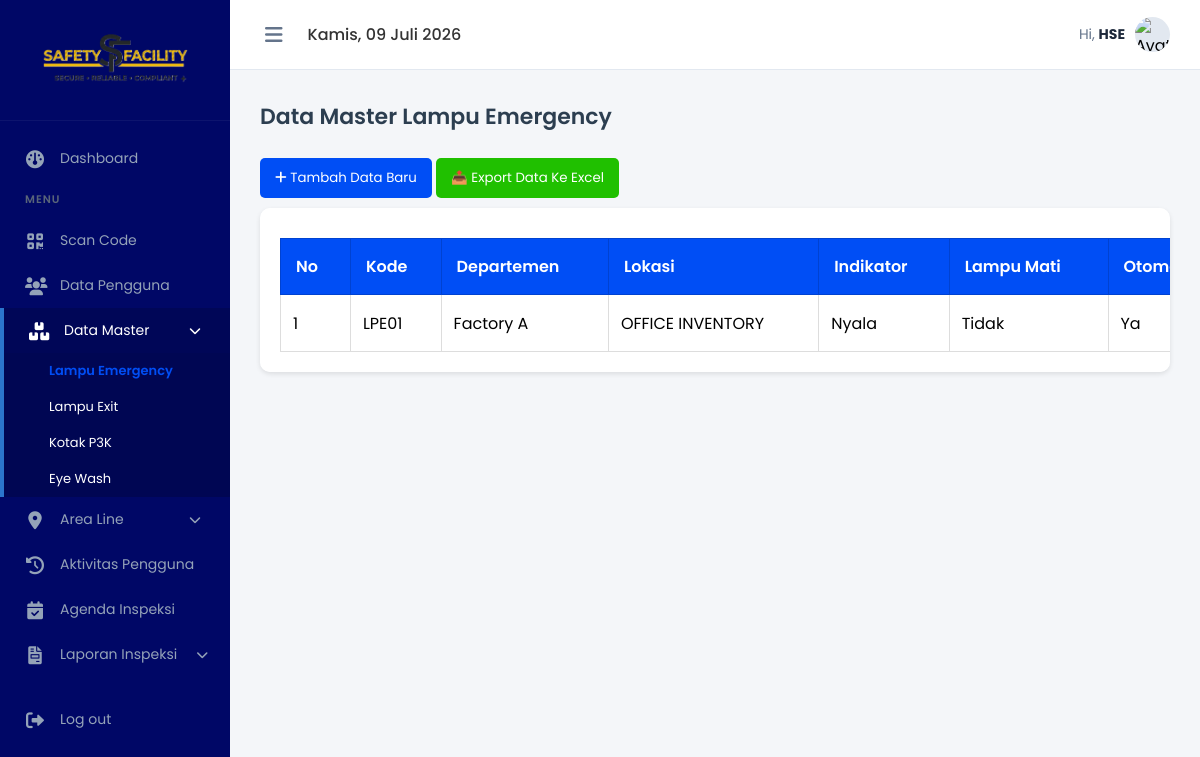
The page /admin/master_lampu.php?scan_id=1&action=scan_popup (signed in) on the database its author committed.
### tables this page shows
CREATE TABLE `master_lampu` (
  `id` int(11) NOT NULL,
  `code` varchar(50) NOT NULL,
  `line_area` varchar(100) DEFAULT NULL,
  `lokasi` varchar(255) NOT NULL,
  `indikator_mati_menyala` varchar(20) DEFAULT NULL,
  `lampu_mati` varchar(20) DEFAULT NULL,
  `nyala_otomatis` varchar(20) DEFAULT NULL,
  `kondisi` enum('baik','rusak','','') NOT NULL,
  `catatan` varchar(255) NOT NULL
);

### admin/master_lampu.php (the view, shortened to what this page needs)
<?php
global $koneksi;
$query = mysqli_query($koneksi, "SELECT ml.*, il.username, il.tanggal_inspeksi FROM master_lampu ml
    LEFT JOIN (
        SELECT code_lampu, username, tanggal_inspeksi
        FROM inspeksi_lampu
        WHERE id_inspeksi IN (SELECT MAX(id_inspeksi) FROM inspeksi_lampu GROUP BY code_lampu)
    ) il ON ml.code = il.code_lampu
    WHERE ml.code NOT LIKE 'LE%'");
$hari_ini = date('l');
$daftar_hari = [
    'Sunday' => 'Minggu',
    'Monday' => 'Senin',
    'Tuesday' => 'Selasa',
    'Wednesday' => 'Rabu',
    'Thursday' => 'Kamis',
    'Friday' => 'Jumat',
    'Saturday' => 'Sabtu'
];
$hari_indo = $daftar_hari[$hari_ini] ?? $hari_ini;
$bulan_ini = date('F');
$daftar_bulan = [
    'January' => 'Januari',
    'February' => 'Februari',
    'March' => 'Maret',
    'April' => 'April',
    'May' => 'Mei',
    'June' => 'Juni',
    'July' => 'Juli',
    'August' => 'Agustus',
    'September' => 'September',
    'October' => 'Oktober',
    'November' => 'November',
    'December' => 'Desember'
];
$bulan_indo = $daftar_bulan[$bulan_ini] ?? $bulan_ini;
$tanggal_format = $hari_indo . ", " . date('d') . " " . $bulan_indo . " " . date('Y');
?>
<!DOCTYPE html>
<html lang="id">
<head>
    <link rel="stylesheet" href="https://cdnjs.cloudflare.com/ajax/libs/font-awesome/6.0.0/css/all.min.css">
    <link rel="stylesheet" href="style.css">
</head>
<body>
    <aside class="sidebar" id="sidebar">
        <div class="sidebar-brand">
            <img src="../foto/logo.png" alt="Safety Facility Logo" class="sidebar-logo">
        </div>
        <ul class="sidebar-menu">
            <li><a href="index.php"><i class="fa-solid fa-gauge"></i> <span>Dashboard</span></a></li>
            <li class="menu-header">Menu</li>
            <li><a href="scan.php"><i class="fa-solid fa-qrcode"></i> <span>Scan Code</span></a></li>
            <li><a href="../login.php"><i class="fa-solid fa-users"></i> <span>Data Pengguna</span></a></li>
            <li class="has-submenu active">
                <a href="javascript:void(0)" onclick="toggleSubmenu(this)">
                    <i class="fa-solid fa-boxes-stacked"></i>
                    <span>Data Master</span>
                    <i class="fa-solid fa-chevron-down submenu-icon"></i>
                </a>
                <ul class="submenu" style="display: block;">
                    <li><a href="master_lampu.php" style="color: #004ef5; font-weight: 600;"> Lampu Emergency</a></li>
                    <li><a href="lampu_exit.php"> Lampu Exit</a></li>
                    <li><a href="master_p3k.php"> Kotak P3K</a></li>
                    <li><a href="master_eyewash.php"> Eye Wash</a></li>
                </ul>
            </li>
            <li class="has-submenu">
                <a href="javascript:void(0)" onclick="toggleSubmenu(this)">
                    <i class="fa-solid fa-location-dot"></i>
                    <span>Area Line</span>
                    <i class="fa-solid fa-chevron-down submenu-icon"></i>
                </a>
            </li>
            <li><a href="aktivitas.php"><i class="fa-solid fa-clock-rotate-left"></i> <span>Aktivitas Pengguna</span></a></li>
            <li><a href="agenda.php"><i class="fa-solid fa-calendar-check"></i> <span>Agenda Inspeksi</span></a></li>
            <li class="has-submenu">
                <a href="javascript:void(0)" onclick="toggleSubmenu(this)">
                    <i class="fa-solid fa-file-invoice"></i>
                    <span>Laporan Inspeksi</span>
                    <i class="fa-solid fa-chevron-down submenu-icon"></i>
                </a>
            </li>
            <li style="margin-top: 20px;"><a href="../logout.php"><i class="fa-solid fa-right-from-bracket"></i> <span>Log out</span></a></li>
        </ul>
    </aside>
    <main class="main-content">
        <header class="topbar">
            <div class="topbar-left">
                <button class="toggle-sidebar-btn" onclick="toggleSidebar()"><i class="fa-solid fa-bars"></i></button>
                <div class="topbar-date"><?= $tanggal_format; ?></div>
            </div>
            <div class="user-profile">
                <span>Hi, <strong><?= htmlspecialchars($_SESSION['nama_lengkap'] ?? 'Admin'); ?></strong></span>
                <div class="user-avatar">
                    <img src="https://images.unsplash.com/photo-1535713875002-d1d0cf377fde?q=80&w=100" alt="Avatar">
                </div>
            </div>
        </header>
        <section class="content-body">
            <h2 class="page-title">Data Master Lampu Emergency</h2>
            <div class="top-actions">
                <button type="button" onclick="document.getElementById('modalTambah').style.display='block'" style="background: #004ef5; border:none; padding:10px 15px; margin-bottom: 10px; color:white; border-radius:5px; cursor:pointer;">
                    <i class="fa-solid fa-plus"></i> Tambah Data Baru
                </button>
                <button onclick="window.location.href='../export/excel_lampu.php'" style="background: #20c000; border:none; padding:10px 15px; margin-bottom: 10px; color:white; border-radius:5px; cursor:pointer;">📤 Export Data Ke Excel</button>
            </div>
            <div class="table-container">
                <table>
                    <thead>
                        <tr>
                            <th style="width: 5%">No</th>
                            <th>Kode</th>
                            <th>Departemen</th>
                            <th>Lokasi</th>
                            <th>Indikator</th>
                            <th>Lampu Mati</th>
                            <th>Otomatis</th>
                        </tr>
                    </thead>
                    <tbody>
                        <?php
                        $no = 1;
                        if ($query && mysqli_num_rows($query) > 0) {
                            while ($row = mysqli_fetch_assoc($query)) {
                                $safeIndikator = htmlspecialchars($row['indikator_mati_menyala'] ?? 'Tidak', ENT_QUOTES);
                                $safeLampuMati = htmlspecialchars($row['lampu_mati'] ?? 'Tidak', ENT_QUOTES);
                                $safeOtomatis = htmlspecialchars($row['nyala_otomatis'] ?? 'Tidak', ENT_QUOTES);
                        ?>
                                <tr>
                                    <td><?= $no++; ?></td>
                                    <td><?= htmlspecialchars($row['code']); ?></td>
                                    <td><?= !empty($row['line_area']) ? htmlspecialchars($row['line_area']) : '-'; ?></td>
                                    <td><?= htmlspecialchars($row['lokasi']); ?></td>
                                    <td><?= (strtolower($safeIndikator) == 'nyala' || strtolower($safeIndikator) == 'ya') ? 'Nyala' : 'Mati'; ?></td>
                                    <td><?= (strtolower($safeLampuMati) == 'ya') ? 'Ya' : 'Tidak'; ?></td>
                                    <td><?= (strtolower($safeOtomatis) == 'ya') ? 'Ya' : 'Tidak'; ?></td>
                                </tr>
                        <?php }
                        } else {
                            echo "<tr><td colspan='10' style='text-align:center;'>Tidak ada data master tersedia</td></tr>";
                        }
                        ?>
                    </tbody>
                </table>
            </div>
        </section>
    </main>
</body>
</html>

### admin/style.css (style rules this page uses)
* { margin: 0; padding: 0; box-sizing: border-box; font-family: 'Poppins', sans-serif; }
body { background-color: #f4f6f9; display: flex; min-height: 100vh; overflow-x: hidden; }
.sidebar { width: 230px; background-color: #000766; color: #adb5bd; display: flex; flex-direction: column; transition: width 0.3s ease; overflow-y: auto; overflow-x: hidden; height: 100vh; position: fixed; top: 0; left: 0; z-index: 100; }
.sidebar-brand { padding: 20px; display: flex; align-items: center; justify-content: center; color: #fff; border-bottom: 1px solid rgba(255, 255, 255, 0.05); white-space: nowrap; }
.sidebar-logo { max-width: 85%; height: auto; transition: all 0.3s ease; }
.sidebar-menu { padding: 15px 0; list-style: none; flex-grow: 1; }
.menu-header { padding: 10px 25px; font-size: 11px; text-transform: uppercase; letter-spacing: 1px; color: #596579; font-weight: 600; white-space: nowrap; transition: opacity 0.2s; }
.sidebar-menu li a { display: flex; align-items: center; gap: 15px; padding: 12px 25px; color: #94a3b8; text-decoration: none; font-size: 14px; transition: all 0.3s; white-space: nowrap; }
.sidebar-menu li a i { font-size: 18px; width: 20px; text-align: center; flex-shrink: 0; }
.sidebar-menu li a span { transition: opacity 0.2s; }
.sidebar-menu li a:hover, .sidebar-menu li.active a { background-color: rgba(255, 255, 255, 0.02); color: #fff; }
.sidebar-menu li.active a { border-left: 4px solid #2b75cc; background-color: rgba(0, 0, 0, 0.15); }
.main-content { flex-grow: 1; display: flex; flex-direction: column; min-width: 0; margin-left: 230px; transition: margin-left 0.3s ease; }
.topbar { background-color: #fff; height: 70px; display: flex; align-items: center; justify-content: space-between; padding: 0 30px; border-bottom: 1px solid #e2e8f0; }
.topbar-left { display: flex; align-items: center; gap: 20px; }
.toggle-sidebar-btn { font-size: 20px; color: #64748b; cursor: pointer; background: none; border: none; outline: none; padding: 5px; display: flex; align-items: center; justify-content: center; transition: color 0.2s; }
.topbar-date { font-size: 16px; color: #333; font-weight: 500; }
.user-profile { display: flex; align-items: center; gap: 10px; cursor: pointer; }
.user-profile span { font-size: 14px; color: #64748b; }
.user-profile strong { color: #1e293b; }
.user-avatar { width: 35px; height: 35px; background-color: #e2e8f0; border-radius: 50%; display: flex; align-items: center; justify-content: center; overflow: hidden; }
.user-avatar img { width: 100%; height: 100%; object-fit: cover; }
.content-body { padding: 30px; flex-grow: 1; position: relative; }
.page-title { font-size: 22px; font-weight: 600; color: #2c3e50; margin-bottom: 25px; }
.submenu { display: none; list-style: none; background: rgba(0, 0, 0, 0.05); margin: 0; padding: 0; }
.submenu li a { display: flex; align-items: center; padding: 8px 15px 8px 45px !important; font-size: 13px !important; color: #444; text-decoration: none; transition: background 0.2s; }
.submenu-icon { margin-left: auto; font-size: 12px !important; transition: transform 0.3s ease; }
.has-submenu>a { display: flex; align-items: center; width: 100%; }
.main-content { animation: fadeIn 0.4s ease-out; }
.content-body { animation: slideInUp 0.5s cubic-bezier(0.16, 1, 0.3, 1); }
.table-container { animation: slideInUp 0.6s cubic-bezier(0.16, 1, 0.3, 1) both; animation-delay: 0.2s; }
.shortcut-card, .stat-card, .table-action-btn, button, a { transition: all 0.2s ease-in-out !important; }

### admin/master_lampu.php (style rules this page uses)
.table-container { background: #fff; padding: 20px; border-radius: 10px; box-shadow: 0 2px 5px rgba(0, 0, 0, .1); overflow-x: auto; overflow-y: hidden; white-space: nowrap; }
.table-container table { min-width: 1400px; width: max-content; border-collapse: collapse; margin-top: 10px; }
thead tr { background-color: #004ef5; color: white; }
thead th { padding: 15px; text-align: left; font-weight: 600; border: 1px solid #0042d1; }
tbody td { padding: 12px; border: 1px solid #ddd; }

### rows shown on the page
master_lampu: code "LPE01", line_area "Factory A", lokasi "OFFICE INVENTORY", indikator_mati_menyala "Nyala", lampu_mati "Tidak", nyala_otomatis "Ya"

### other values the page prints
$_SESSION['nama_lengkap'] "HSE"
